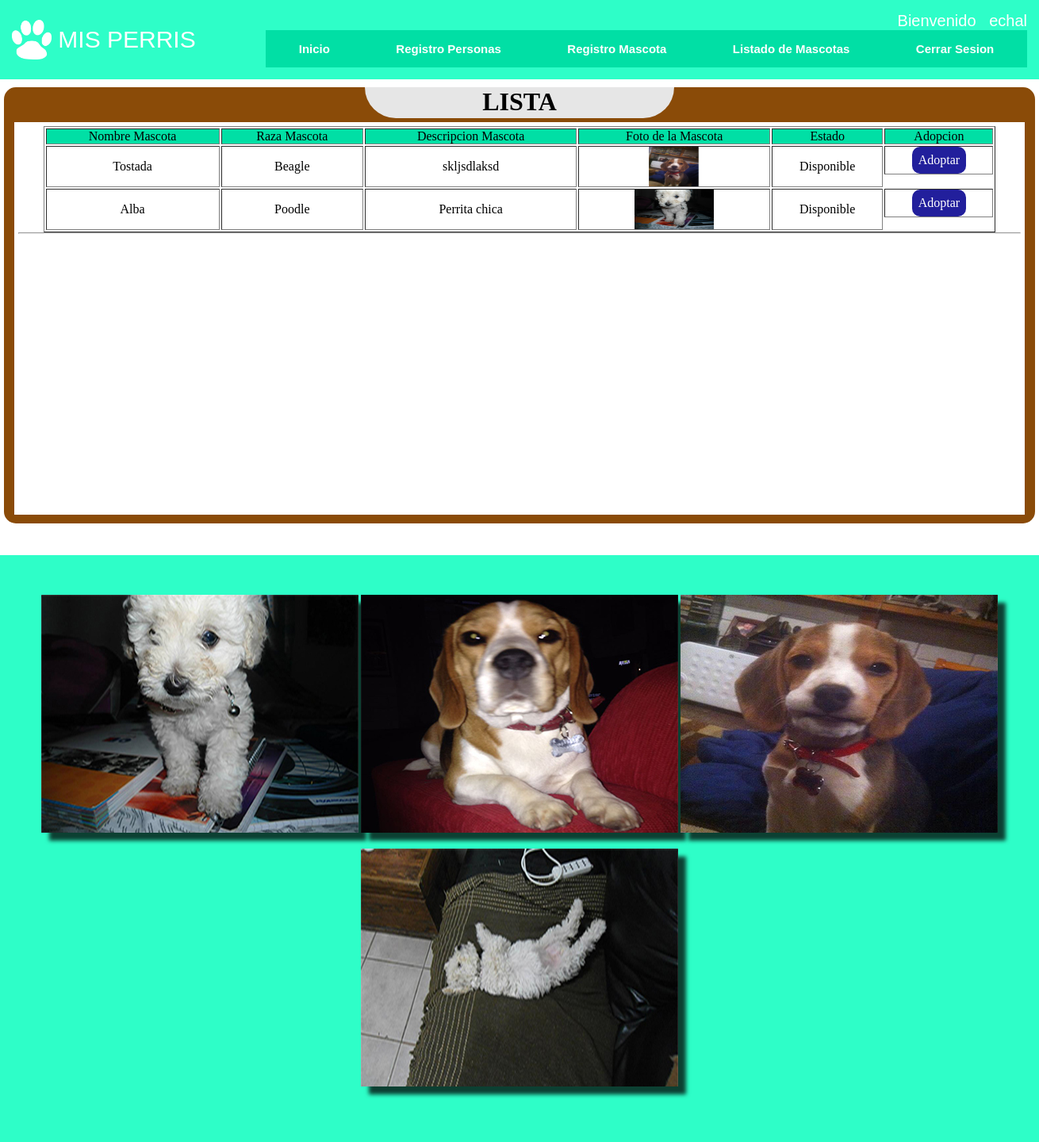
/mascotaUsuario (signed in), run on the app's committed database.
### Sistema/models.py (models this page shows)
class Mascota(models.Model):
    nombreMascota=models.CharField(max_length=30)
    razaMascota=models.CharField(max_length=30)
    descMascota=models.TextField(max_length=100,null=True)
    estadoMascota=models.CharField(max_length=30)
    fotoMascota=models.ImageField(upload_to='mascotas/')

### Sistema/views.py (the view)
# urls.py: url(r'^mascotaUsuario',views.mascotaUsuario,name="mascotaUsuario"),
@login_required(login_url='login')
def mascotaUsuario(request):
    mascotas=Mascota.objects.all()
    plantilla=loader.get_template("mascotaUsuario.html")
    contexto={
        'mascotas':mascotas,
    }
    return render (request,"mascotaUsuario.html",contexto)

### Sistema/templates/mascotaUsuario.html (shortened to what this page needs)
{% extends 'maqueta.html' %}
{% load staticfiles %}
{% block contenido %}
<link rel="stylesheet" href="{% static 'css/estilos_ru.css' %}">
<div class="panel">
    <div class="titulo">
    <h1>LISTA</h1>
    </div>
    <div class="formulario">
        <div class="contenedor-inputs">
            <table border="1">
                <thead>
                    <tr>
                            <td class="columnas">Nombre Mascota</td>
                            <td class="columnas">Raza Mascota</td>
                            <td class="columnas">Descripcion Mascota</td>
                            <td class="columnas">Foto de la Mascota</td>
                            <td class="columnas">Estado</td>
                            <td class="columnas">Adopcion</td>
                    </tr>
                </thead>
                <tbody>
                {% if mascotas %}
                    {% for m in mascotas %}
                        {% if m.estadoMascota == 'Disponible' %}
                            <tr>
                                <td>{{ m.nombreMascota }}</td>
                                <td>{{m.razaMascota}}</td>
                                <td>{{m.descMascota}}</td>
                                <td class="foto"><img src="{{m.fotoMascota.url}}" width="100px" height="50px"></td>
                                <td>{{m.estadoMascota}}</td>
                                <td class="boton_accion">
                                    {% if m %}
                                        <a class= "boton_adoptar" href="#">Adoptar</a>
                                    {% endif %}
                                </td>
                            </tr>
                        {% endif %}
                    {%endfor%}
                {% endif %}
                </tbody>
            </table>
            <hr>
        </div>
    </div>
</div>
{% endblock %}

### Sistema/templates/maqueta.html (shortened to what this page needs)
{% load staticfiles %}
<html>
<head>
    <link rel="stylesheet" href="{% static 'css/estilos.css' %}">
</head>
    <body>
		<header>
			<div class="logo">
				<img src="{% static 'img/huella.png' %}" width="150" alt="">
				<a href="#">MIS PERRIS</a>
			</div>
			{% if request.user.is_authenticated %}
				{% if user.is_staff %}
					<div class="navegador">
						<div class="usuario">
							Bienvenido &nbsp {{ user.username }}
						</div>
						<nav>
							<a href="{% url 'index'%}">Inicio</a>
							<a href="{% url 'gestionUsuarioAdmin' %}">Registro Personas</a>
							<a href="{% url 'registroMascota' %}">Registro Mascota</a>
							<a href="{% url 'listadoMascota' %}">Listado de Mascotas</a>
							<a href="{% url 'logout' %}">Cerrar Sesion</a>
						</nav>
					</div>
				{% endif %}
			{% endif%}
		</header>
		<body>
        	{% block contenido %}
			{% endblock %}
		</body>
		<footer>
			<div class="galeria">
			    <div class="fotos">
                	<div class="caja filtro"><img src="{% static 'img/footer/af1.jpg' %}" alt="Uno"></div>
                	<div class="caja filtro"><img src="{% static 'img/footer/tf2.jpg' %}" alt="Dos"></div>
                	<div class="caja filtro"><img src="{% static 'img/footer/tf1.jpg' %}" alt="Tres"></div>
                	<div class="caja filtro"><img src="{% static 'img/footer/af3.jpg' %}" alt="Cinco"></div>
            	</div>
            </div>
        </footer>
    </body>
</html>

### Sistema/static/css/estilos.css (style rules this page uses)
* { margin: 0; padding: 0; box-sizing: border-box; }
body { background:#FFFF; }
header { background:#2EFEC8; width:100%; padding:15px; display: flex; justify-content:space-between; align-items:center; flex-direction:row; flex-wrap:wrap; }
header .logo { color:#FFFFFF; font: 30px lucida console, sans-serif; }
header .logo img { width:50px; vertical-align: top; }
header .logo a { color:#FFFFFF; text-decoration: none; line-height:50px; }
header nav { width:100%; display:flex; flex-wrap:wrap; align-items:center; flex-direction: row; }
header nav a { background:#01DFA5; color:#fff; text-align: center; text-decoration: none; padding:15px; font: 15px arial, sans-serif; font-weight: bold; flex-grow:1; }
.navegador { display: flex; flex-wrap:wrap-reverse; flex-direction: column; color:#FFFFFF; font: 20px lucida console, sans-serif; width: 75%; }
.usuario { color:#FFFFFF; font: 20px lucida console, sans-serif; text-align: right; }
footer { background:#2EFEC8; width: 100%; padding: 20px; display: flex; flex-wrap:wrap; justify-content:space-between; }
.galeria .fotos { display:flex; justify-content: space-around; flex-wrap: wrap; padding: 30px; }
.galeria .caja { width: 400px; height: 300px; margin-bottom: 20px; overflow: hidden; box-shadow:10px 10px 5px 0px rgba(0,0,0,0.75); }
.galeria .caja img { width: 100%; height: 100%; vertical-align: top; object-fit: cover; }

### Sistema/static/css/estilos_ru.css (style rules this page uses)
* { padding: 0; margin: 0; }
.panel { background: #8A4B08; width: 1300px; height: 550px; border: 1px; float: center; margin-top: 10px; margin-bottom: 40px; margin-left: auto; margin-right: auto; border-radius: 15px; }
.columnas { background: #01DFA5; text-align: center; }
.titulo { background:#E6E6E6; text-align: center; color: #000000; width: 30%; height: 7%; margin-right: auto; margin-left: auto; border-radius: 0px 0px 118px 118px; }
.formulario { margin-right: auto; margin-left: auto; margin-top: 5px; background:#FFFF; width: 98%; height: 90%; font-family: "Arial Black"; }
.contenedor-inputs { display: flex; flex-direction: column; padding: 5px; text-align: center; height: 100%; width: 100%; }
.boton_adoptar { color: #ffffff; text-decoration: none; border-radius: 10px 10px 10px 10px; -moz-border-radius: 10px 10px 10px 10px; -webkit-border-radius: 10px 10px 10px 10px; border: 0px solid #000000; padding: 8px; background:#221f9c; font-family: "Arial Black"; margin-left: auto; margin-right: auto; }
table { margin-left: auto; margin-right: auto; width: 95%; }
.boton_accion { display: flex; flex-direction: row; height: 100%; }
td { margin-left: auto; margin-right: auto; text-align: center; }

### data on the page
Mascota: nombreMascota "Tostada", razaMascota "Beagle", descMascota "skljsdlaksd", fotoMascota (picture), estadoMascota "Disponible"
Mascota: nombreMascota "Alba", razaMascota "Poodle", descMascota "Perrita chica", fotoMascota (picture), estadoMascota "Disponible"

### other printed values
{{ user.username }} "echal"
